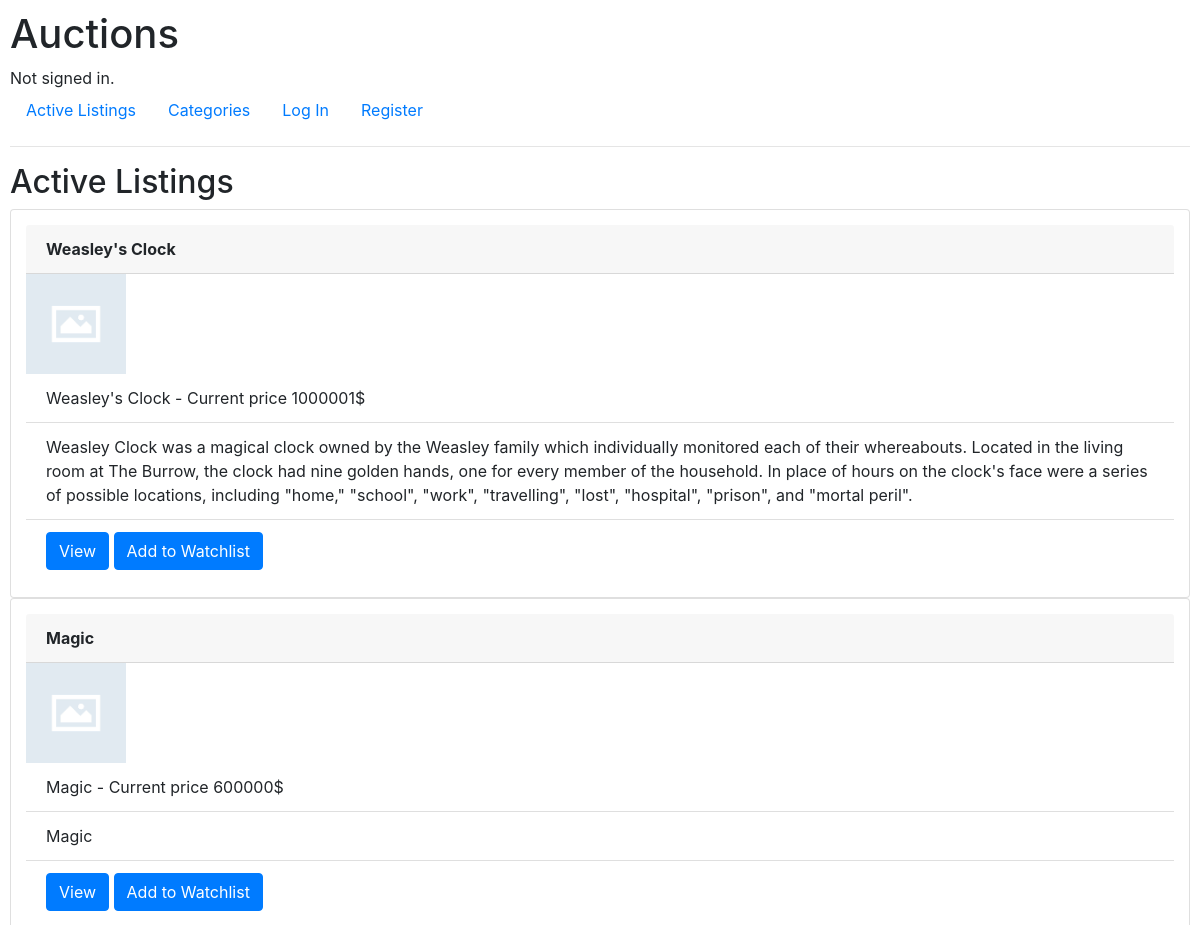
The app's page / (upper part), older data.
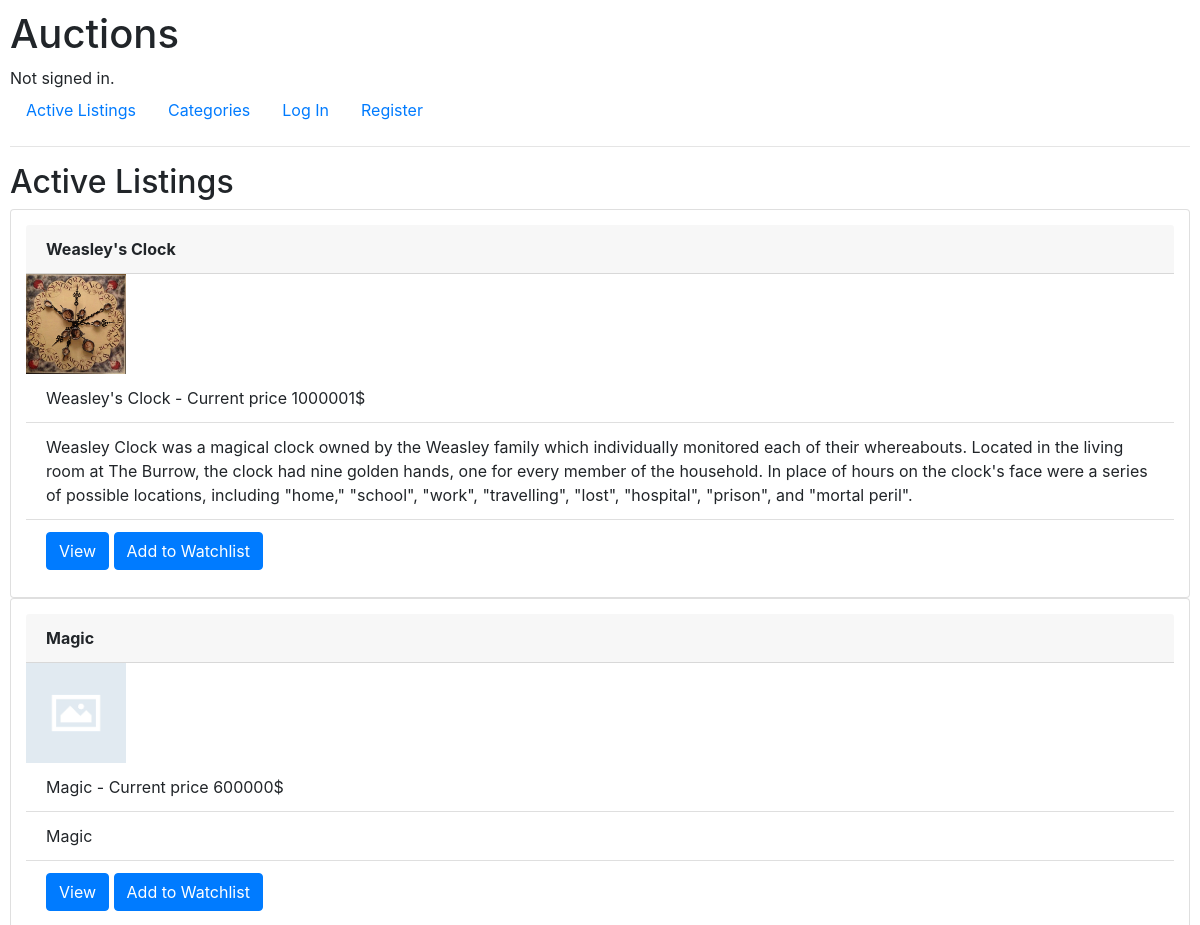
The same page, newer data.
### auctions/models.py (models this page shows, shortened)
class Listing(models.Model):
    CATEGORIES = (
        ("HOME", "Home"),
        ("TOYS", "Toys"),
        ("POTI", "Potions"),
        ("BOOK", "Books"),
        ("ARTI", "Artifacts"),
    )
    owner = models.ForeignKey(User, on_delete=models.CASCADE, default='')
    name = models.CharField(max_length=64)
    price = models.IntegerField()
    image = models.ImageField(upload_to="static/images", null=True, blank=True)
    created = models.DateTimeField(default=timezone.now, blank=True)
    description = models.TextField(max_length=640)
    status = models.BooleanField(default=True)
    category = models.CharField(
        max_length=4,
        choices=CATEGORIES,
    )

### auctions/views.py (the view)
# urls.py: path("", views.index, name="index"),
def index(request):
    return render(request, "auctions/index.html",{
        "listings": Listing.objects.all(),
        "watchlist_len": len(get_watchlist(request.user)),
    })

### auctions/utils.py (called while the page is built)
def get_watchlist(user):
    watchlist = []
    if not user.is_authenticated:
        return watchlist
    wl = user.watchlist_set.all()
    for item in wl:
        watchlist.append(item.item_of_wl())
    return watchlist

### auctions/templates/auctions/index.html
{% extends "auctions/layout.html" %}
{% block body %}
    <h2>Active Listings</h2>
        {% for item in listings %}
                <div class="card" style="padding: 15px;">
                    <div class="card-header">
                        <b>{{ item.name }}</b>
                    </div>
                    {% if item.image %}
                        <img src="{{ item.image.url }}" style="width:100px; height:100px;">
                    {% else %}
                        <img src="images/no_image.png" alt="no_image" style="width:100px;height:100px;">
                    {% endif %}
                    <ul class="list-group list-group-flush">
                        <li class="list-group-item">{{ item.name }} - Current price {{ item.price }}$</li>
                        <li class="list-group-item">{{ item.description }}</li>
                        <li class="list-group-item">
                            <a href="{% url 'listing' item.name %}" class="btn btn-primary">View</a>
                            <a href="{% url 'add_to_wl' item.name %}" class="btn btn-primary">Add to Watchlist</a>
                        </li>
                    </ul>
                </div>
        {% endfor %}
{% endblock %}

Row changes from the older to the newer data that the page shows:
changed Listing "Weasley's Clock": image: picture added
